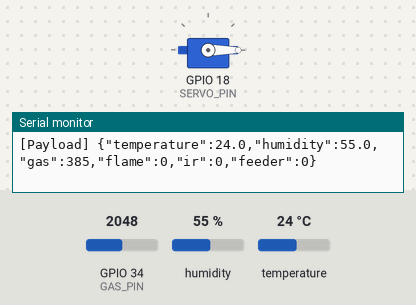
The sketch below on a simulated ESP32. Shown: servo, the last lines printed to the serial monitor. The inputs (shaded band) are chosen by the test bench; at power-on: GPIO 34 (GAS_PIN) = 2048, humidity 55 %, temperature 24 °C. WiFi joins after 1.5 s; servers stay silent unless stated; uploads are accepted with an empty reply.

Above: at 2.55 s.
At 32.45 s:
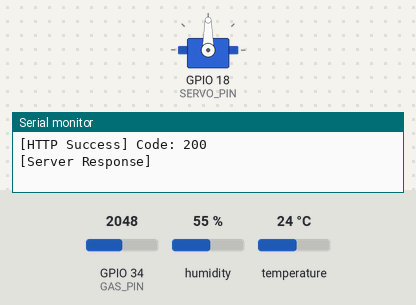
Timing chart, 0 to 41.5 s (numbered marks = the images above):
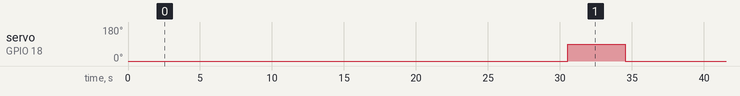

Measured:
- by itself, servo on GPIO 18 (SERVO_PIN): alternates 90° for 4.0 s and 0° for 26.0 s

The sketch:

sketch.ino
```cpp
/*
  POULTRYGUARD AI — ESP32 Wokwi Firmware Bridge
  Smart Poultry Farm Automation, Health & Safety System

  Based on your Wokwi Circuit Diagram:
  - DHT22 Sensor:    Data pin -> GPIO 15
  - MQ Gas Sensor:   AOUT pin -> GPIO 34 (Analog ADC)
  - Feeder Servo:    PWM pin  -> GPIO 18
  - Flame / IR:      Transmitted as 0 (safe) in JSON payload, ready for physical pins

  Sends HTTP POST to PoultryGuard AI Backend:
  POST /api/sensor-data
  {
    "temperature": number,
    "humidity": number,
    "gas": number,
    "flame": number,
    "ir": number,
    "feeder": number
  }
*/

#include <WiFi.h>
#include <HTTPClient.h>
#include <DHT.h>
#include <ESP32Servo.h>

// Wi-Fi Configuration for Wokwi Simulator
const char* ssid = "Wokwi-GUEST";
const char* password = "";

// Backend API Server URL
// Replace with your computer's LAN IP (run 'ipconfig' in terminal):
// e.g., "http://192.168.1.100:5000/api/sensor-data" or "http://10.17.74.192:5000/api/sensor-data"
// Or use Wokwi IoT Gateway / Tunnel: "http://host.wokwi.internal:5000/api/sensor-data"
const char* serverUrl = "http://10.17.74.192:5000/api/sensor-data";

// Pin Configurations based on your diagram.json
#define DHTPIN 15        // DHT22 connected to GPIO 15
#define DHTTYPE DHT22    // DHT22 (AM2302)
#define GAS_PIN 34       // Gas sensor AOUT connected to GPIO 34 (ADC)
#define SERVO_PIN 18     // Servo PWM connected to GPIO 18

// Optional Pins for Flame and IR (if you add them later to your diagram):
#define OPTIONAL_FLAME_PIN 4
#define OPTIONAL_IR_PIN 5

DHT dht(DHTPIN, DHTTYPE);
Servo feederServo;

int currentServoAngle = 0;
unsigned long lastSendTime = 0;
const unsigned long sendInterval = 2000; // Send telemetry every 2 seconds (2000ms)

void setup() {
  Serial.begin(115200);
  delay(1000);
  Serial.println("\n=======================================================");
  Serial.println("   POULTRYGUARD AI — Wokwi ESP32 Connected Firmware   ");
  Serial.println("=======================================================");
  Serial.println("Sensors Initialized:");
  Serial.println(" • DHT22 on GPIO 15");
  Serial.println(" • Gas Sensor AOUT on GPIO 34");
  Serial.println(" • Feeder Servo on GPIO 18");
  Serial.println("=======================================================\n");

  // 1. Initialize DHT sensor
  dht.begin();

  // 2. Initialize Servo Motor on GPIO 18
  ESP32PWM::allocateTimer(0);
  feederServo.setPeriodHertz(50);             // Standard 50Hz servo
  feederServo.attach(SERVO_PIN, 500, 2400);   // Attach servo on GPIO 18
  feederServo.write(0);                       // Start closed (0 degrees)
  currentServoAngle = 0;

  // 3. Connect to Wokwi Virtual Wi-Fi
  Serial.print("Connecting to Wi-Fi '");
  Serial.print(ssid);
  Serial.print("'");

  WiFi.begin(ssid, password);
  int attempts = 0;
  while (WiFi.status() != WL_CONNECTED && attempts < 25) {
    delay(500);
    Serial.print(".");
    attempts++;
  }

  if (WiFi.status() == WL_CONNECTED) {
    Serial.println("\n[WiFi] Connected successfully!");
    Serial.print("[WiFi] IP Address: ");
    Serial.println(WiFi.localIP());
    Serial.print("[WiFi] Target Server: ");
    Serial.println(serverUrl);
  } else {
    Serial.println("\n[WiFi] Could not connect immediately. Telemetry will retry...");
  }
}

void loop() {
  unsigned long currentMillis = millis();

  // Send telemetry at configured interval (every 2 seconds)
  if (currentMillis - lastSendTime >= sendInterval) {
    lastSendTime = currentMillis;

    // 1. Read DHT22 Temperature & Humidity (GPIO 15)
    float temperature = dht.readTemperature();
    float humidity = dht.readHumidity();

    // Fallback if sensor is warming up in simulation
    if (isnan(temperature) || isnan(humidity)) {
      temperature = 28.4;
      humidity = 66.0;
    }

    // 2. Read Wokwi Gas Sensor AOUT (GPIO 34)
    // ESP32 ADC reads 0 to 4095. Map to realistic ppm (120 to 650 ppm):
    int rawGas = analogRead(GAS_PIN);
    int gasPpm = map(rawGas, 0, 4095, 120, 650);

    // 3. Flame & IR status
    // Default to 0 (SAFE / SECURE). If temperature is extreme (> 50°C), simulate flame warning.
    int flame = (temperature > 50.0) ? 1 : 0;
    int ir = 0;

    // 4. Feeder Servo demonstration cycle on GPIO 18:
    // Every 15 cycles (approx 30s), simulate a scheduled feeding dispense
    static int cycleCounter = 0;
    cycleCounter++;
    if (cycleCounter % 15 == 0) {
      currentServoAngle = 90;              // Dispense feed: rotate servo to 90°
      feederServo.write(currentServoAngle);
      Serial.println("[Feeder] SERVO OPENED (90°) - Dispensing feed pellets");
    } else if (cycleCounter % 15 == 2) {
      currentServoAngle = 0;               // Close feeder door: return to 0°
      feederServo.write(currentServoAngle);
      Serial.println("[Feeder] SERVO CLOSED (0°) - Cycle complete");
    }

    // 5. Construct JSON Payload
    // Expected format:
    // { "temperature": 28.4, "humidity": 66.0, "gas": 245, "flame": 0, "ir": 0, "feeder": 0 }
    String jsonPayload = "{";
    jsonPayload += "\"temperature\":" + String(temperature, 1) + ",";
    jsonPayload += "\"humidity\":" + String(humidity, 1) + ",";
    jsonPayload += "\"gas\":" + String(gasPpm) + ",";
    jsonPayload += "\"flame\":" + String(flame) + ",";
    jsonPayload += "\"ir\":" + String(ir) + ",";
    jsonPayload += "\"feeder\":" + String(currentServoAngle);
    jsonPayload += "}";

    Serial.println("\n-------------------------------------------------------");
    Serial.print("[Sensors] Temp: ");
    Serial.print(temperature, 1);
    Serial.print(" °C | Hum: ");
    Serial.print(humidity, 1);
    Serial.print(" % | Gas: ");
    Serial.print(gasPpm);
    Serial.print(" ppm | Servo: ");
    Serial.print(currentServoAngle);
    Serial.println("°");
    Serial.println("[Payload] " + jsonPayload);

    // 6. Transmit HTTP POST to PoultryGuard AI Backend
    if (WiFi.status() == WL_CONNECTED) {
      HTTPClient http;
      http.begin(serverUrl);
      http.addHeader("Content-Type", "application/json");

      int httpResponseCode = http.POST(jsonPayload);

      if (httpResponseCode > 0) {
        String response = http.getString();
        Serial.print("[HTTP Success] Code: ");
        Serial.println(httpResponseCode);
        Serial.println("[Server Response] " + response);
      } else {
        Serial.print("[HTTP Warning] Could not reach server: ");
        Serial.println(http.errorToString(httpResponseCode).c_str());
        Serial.println("Check that 'serverUrl' matches your PC's IP address and the server is running.");
      }
      http.end();
    } else {
      Serial.println("[WiFi] Reconnecting...");
      WiFi.begin(ssid, password);
    }
  }
}
```
